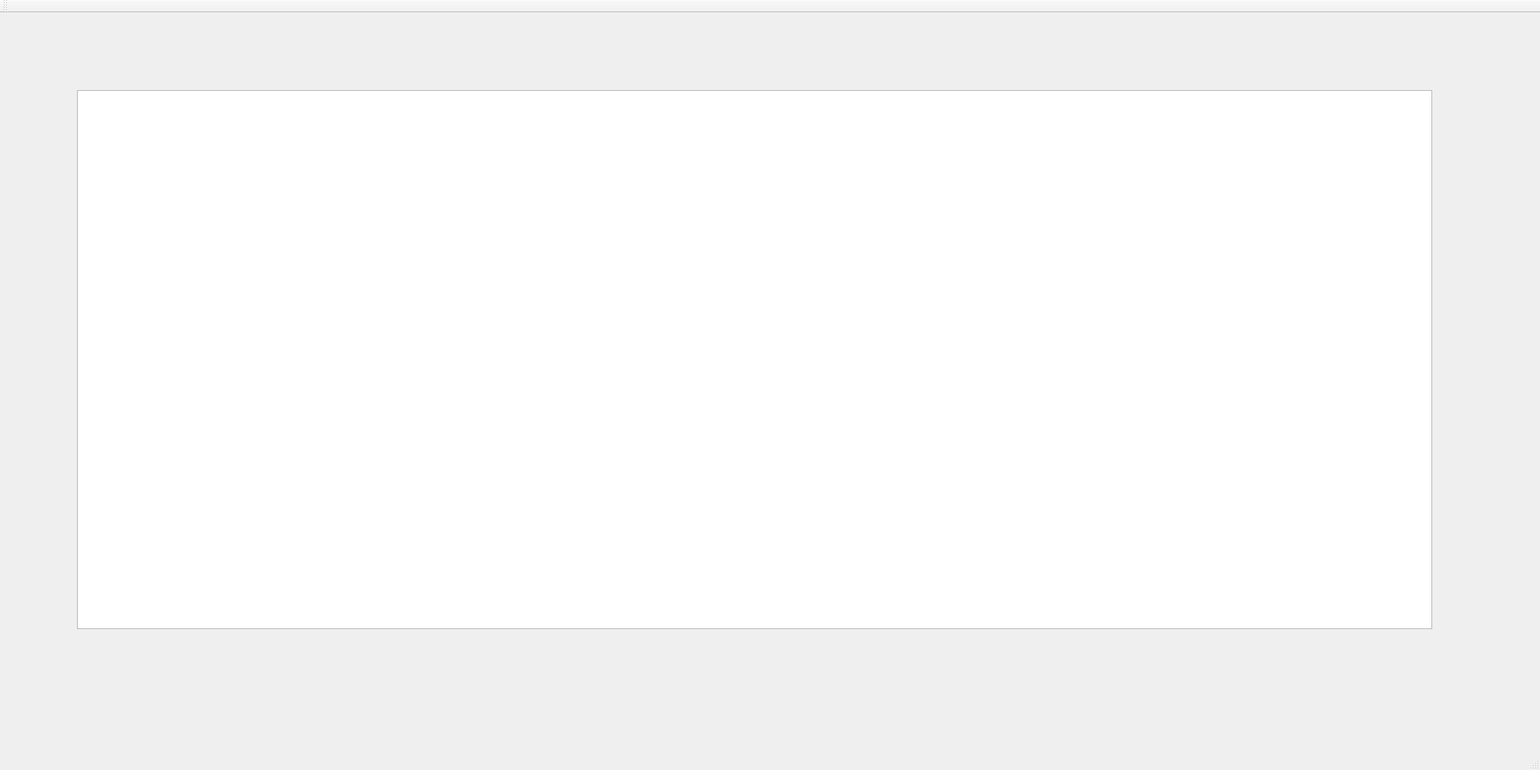
<?xml version="1.0" encoding="UTF-8"?>
<ui version="4.0">
 <class>MainWindow</class>
 <widget class="QMainWindow" name="MainWindow">
  <property name="geometry">
   <rect>
    <x>0</x>
    <y>0</y>
    <width>2000</width>
    <height>1000</height>
   </rect>
  </property>
  <property name="windowTitle">
   <string>MainWindow</string>
  </property>
  <widget class="QWidget" name="centralWidget">
   <widget class="QGraphicsView" name="graphicsView">
    <property name="geometry">
     <rect>
      <x>100</x>
      <y>100</y>
      <width>1760</width>
      <height>700</height>
     </rect>
    </property>
   </widget>
  </widget>
  <widget class="QMenuBar" name="menuBar">
   <property name="geometry">
    <rect>
     <x>0</x>
     <y>0</y>
     <width>2000</width>
     <height>24</height>
    </rect>
   </property>
  </widget>
  <widget class="QToolBar" name="mainToolBar">
   <attribute name="toolBarArea">
    <enum>TopToolBarArea</enum>
   </attribute>
   <attribute name="toolBarBreak">
    <bool>false</bool>
   </attribute>
  </widget>
  <widget class="QStatusBar" name="statusBar"/>
 </widget>
 <layoutdefault spacing="6" margin="11"/>
 <resources/>
 <connections/>
</ui>
